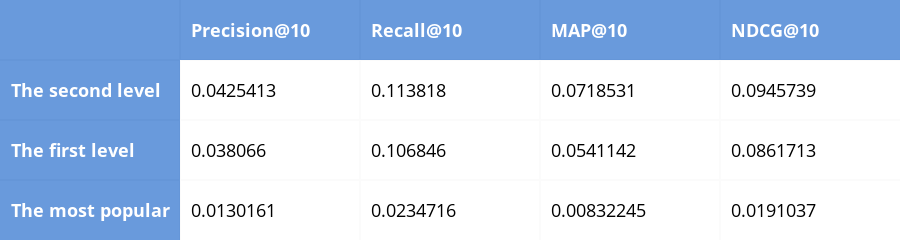

The code cell stored with this chart in its notebook:
### Code cell
data_matrix = [[' ', 'Precision@10','Recall@10','MAP@10', 'NDCG@10'],
               ['The second level', 0.0425413, 0.113818, 0.0718531, 0.0945739],
               ['The first level', 0.038066, 0.106846, 0.0541142, 0.0861713],
               ['The most popular', 0.0130161, 0.0234716, 0.00832245, 0.0191037]]

colorscale = [[0, '#3779d1'],[.5, '#ffffff'],[1, '#ffffff']]

config={'showLink': False, 'displayModeBar': False}
table = ff.create_table(data_matrix, index=True,  colorscale=colorscale)
for i in range(len(table.layout.annotations)):
    table.layout.annotations[i].font.size = 18

iplot(table, filename='plots/metrics_table')
#plot(table, filename='plots/metrics_table.html', config=config, auto_open=False)

### Figure 1 — Plotly figure (JSON) as saved in the notebook; plotly's stock layout.template omitted (floating-point values rounded to 4 significant figures)
{"data": [{"colorscale": [[0, "#3779d1"], [0.5, "#ffffff"], [1, "#ffffff"]], "hoverinfo": "none", "opacity": 0.75, "showscale": false, "type": "heatmap", "uid": "a132723d-8e5f-4d61-8632-e9082d7f65ed", "z": [[0, 0, 0, 0, 0], [0, 0.5, 0.5, 0.5, 0.5], [0, 1, 1, 1, 1], [0, 0.5, 0.5, 0.5, 0.5]]}], "layout": {"annotations": [{"align": "left", "font": {"color": "#ffffff", "size": 18}, "showarrow": false, "text": "<b> </b>", "x": -0.45, "xanchor": "left", "xref": "x", "y": 0, "yref": "y"}, {"align": "left", "font": {"color": "#ffffff", "size": 18}, "showarrow": false, "text": "<b>Precision@10</b>", "x": 0.55, "xanchor": "left", "xref": "x", "y": 0, "yref": "y"}, {"align": "left", "font": {"color": "#ffffff", "size": 18}, "showarrow": false, "text": "<b>Recall@10</b>", "x": 1.55, "xanchor": "left", "xref": "x", "y": 0, "yref": "y"}, {"align": "left", "font": {"color": "#ffffff", "size": 18}, "showarrow": false, "text": "<b>MAP@10</b>", "x": 2.55, "xanchor": "left", "xref": "x", "y": 0, "yref": "y"}, {"align": "left", "font": {"color": "#ffffff", "size": 18}, "showarrow": false, "text": "<b>NDCG@10</b>", "x": 3.55, "xanchor": "left", "xref": "x", "y": 0, "yref": "y"}, {"align": "left", "font": {"color": "#ffffff", "size": 18}, "showarrow": false, "text": "<b>The second level</b>", "x": -0.45, "xanchor": "left", "xref": "x", "y": 1, "yref": "y"}, {"align": "left", "font": {"color": "#000000", "size": 18}, "showarrow": false, "text": "0.0425413", "x": 0.55, "xanchor": "left", "xref": "x", "y": 1, "yref": "y"}, {"align": "left", "font": {"color": "#000000", "size": 18}, "showarrow": false, "text": "0.113818", "x": 1.55, "xanchor": "left", "xref": "x", "y": 1, "yref": "y"}, {"align": "left", "font": {"color": "#000000", "size": 18}, "showarrow": false, "text": "0.0718531", "x": 2.55, "xanchor": "left", "xref": "x", "y": 1, "yref": "y"}, {"align": "left", "font": {"color": "#000000", "size": 18}, "showarrow": false, "text": "0.0945739", "x": 3.55, "xanchor": "left", "xref": "x", "y": 1, "yref": "y"}, {"align": "left", "font": {"color": "#ffffff", "size": 18}, "showarrow": false, "text": "<b>The first level</b>", "x": -0.45, "xanchor": "left", "xref": "x", "y": 2, "yref": "y"}, {"align": "left", "font": {"color": "#000000", "size": 18}, "showarrow": false, "text": "0.038066", "x": 0.55, "xanchor": "left", "xref": "x", "y": 2, "yref": "y"}, {"align": "left", "font": {"color": "#000000", "size": 18}, "showarrow": false, "text": "0.106846", "x": 1.55, "xanchor": "left", "xref": "x", "y": 2, "yref": "y"}, {"align": "left", "font": {"color": "#000000", "size": 18}, "showarrow": false, "text": "0.0541142", "x": 2.55, "xanchor": "left", "xref": "x", "y": 2, "yref": "y"}, {"align": "left", "font": {"color": "#000000", "size": 18}, "showarrow": false, "text": "0.0861713", "x": 3.55, "xanchor": "left", "xref": "x", "y": 2, "yref": "y"}, {"align": "left", "font": {"color": "#ffffff", "size": 18}, "showarrow": false, "text": "<b>The most popular</b>", "x": -0.45, "xanchor": "left", "xref": "x", "y": 3, "yref": "y"}, {"align": "left", "font": {"color": "#000000", "size": 18}, "showarrow": false, "text": "0.0130161", "x": 0.55, "xanchor": "left", "xref": "x", "y": 3, "yref": "y"}, {"align": "left", "font": {"color": "#000000", "size": 18}, "showarrow": false, "text": "0.0234716", "x": 1.55, "xanchor": "left", "xref": "x", "y": 3, "yref": "y"}, {"align": "left", "font": {"color": "#000000", "size": 18}, "showarrow": false, "text": "0.00832245", "x": 2.55, "xanchor": "left", "xref": "x", "y": 3, "yref": "y"}, {"align": "left", "font": {"color": "#000000", "size": 18}, "showarrow": false, "text": "0.0191037", "x": 3.55, "xanchor": "left", "xref": "x", "y": 3, "yref": "y"}], "height": 170, "margin": {"b": 0, "l": 0, "r": 0, "t": 0}, "xaxis": {"dtick": 1, "gridwidth": 2, "showticklabels": false, "tick0": -0.5, "ticks": "", "zeroline": false}, "yaxis": {"autorange": "reversed", "dtick": 1, "gridwidth": 2, "showticklabels": false, "tick0": 0.5, "ticks": "", "zeroline": false}}}
